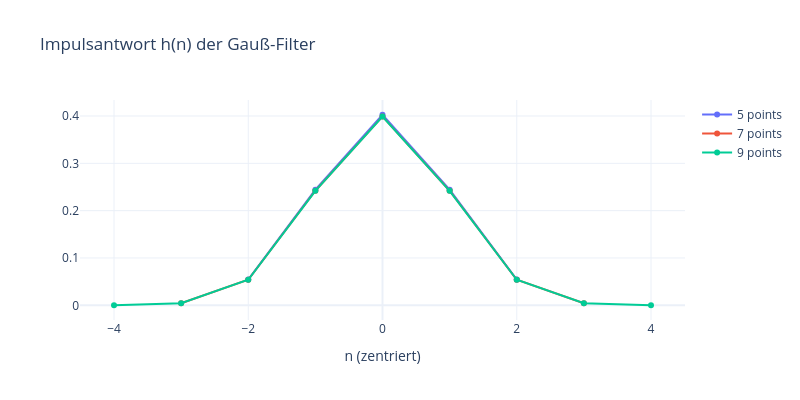
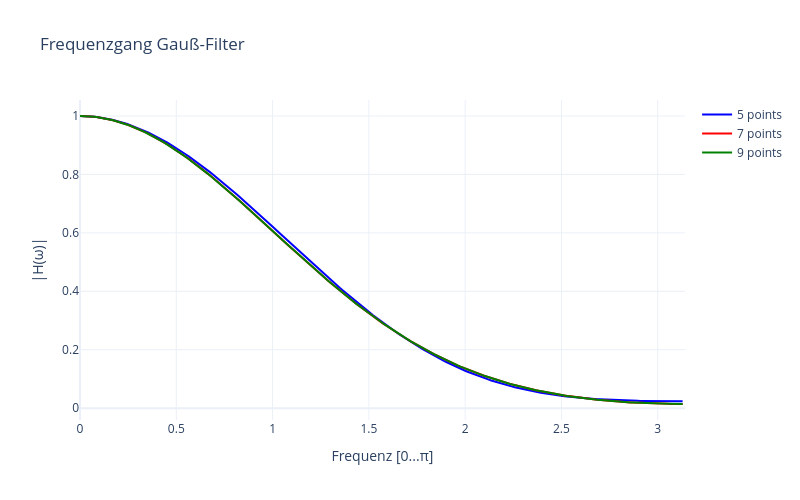

The code cell stored with these charts, in order, in its notebook:
### Markdown cell above
# c) Gauß-Filter

Das Gauß-Filter ist ein Glättungsfilter, dessen Impulsantwort einer Gaußschen Glockenkurve entspricht. Es hat den Vorteil, dass es sowohl im Zeit- als auch im Frequenzbereich "gutmütig" verläuft (kein Überschwingen im Zeitbereich, minimales Produkt aus Zeit- und Bandbreite).

- Sigma ($\sigma$): Bestimmt die Breite der Glockenkurve.
- Impulsantwort: Wir betrachten Filterlängen von 5, 7 und 9 Punkten.

### Code cell
sigma = 1.0
lengths = [5, 7, 9]
kernels = []
H_list_c = []
labels_c = []

# FFT-Vorbereitung (512 Punkte wie im MATLAB Skript)
# Wir plotten nur die erste Hälfte (0 bis pi)
w_fft = np.linspace(0, 2*np.pi, 512, endpoint=False)
w_half = w_fft[:256] 

for n in lengths:
    # 1. Kernel erstellen (analog zu fspecial)
    g = signal.windows.gaussian(n, std=sigma)
    g /= np.sum(g) # Normalisieren auf DC-Gain = 1
    kernels.append(g)
    labels_c.append(f'{n} points')
    
    # 2. Frequenzgang berechnen
    H = np.fft.fft(g, 512)
    H_list_c.append(H[:256]) # Nur positive Frequenzen speichern

# Plot 1: Impulsantworten h(n) (Visualisierung der Glockenkurve)
# Dies machen wir manuell, da unsere Helper-Funktion nur Frequenzgänge plottet
fig_imp = go.Figure()
for i, g in enumerate(kernels):
    # Zentrierte Darstellung (Index relativ zur Mitte)
    x_centered = np.arange(len(g)) - len(g)//2
    fig_imp.add_trace(go.Scatter(x=x_centered, y=g, mode='lines+markers', name=labels_c[i]))
fig_imp.update_layout(title="Impulsantwort h(n) der Gauß-Filter", xaxis_title="n (zentriert)", height=400, width=800)
fig_imp.show()

# Plot 2: Frequenzgänge |H(w)| (Mit unserer Helper-Funktion)
plot_frequency_responses(w_half, H_list_c, labels_c, "Frequenzgang Gauß-Filter")

### Figure 1 — Plotly figure (JSON) as saved in the notebook; plotly's stock layout.template omitted (floating-point values rounded to 4 significant figures)
{"data": [{"mode": "lines+markers", "name": "5 points", "type": "scatter", "x": [-2, -1, 0, 1, 2], "y": [0.05449, 0.2442, 0.4026, 0.2442, 0.05449]}, {"mode": "lines+markers", "name": "7 points", "type": "scatter", "x": [-3, -2, -1, 0, 1, 2, 3], "y": [0.004433, 0.05401, 0.242, 0.3991, 0.242, 0.05401, 0.004433]}, {"mode": "lines+markers", "name": "9 points", "type": "scatter", "x": [-4, -3, -2, -1, 0, 1, 2, 3, 4], "y": [0.0001338, 0.004432, 0.05399, 0.242, 0.3989, 0.242, 0.05399, 0.004432, 0.0001338]}], "layout": {"height": 400, "title": {"text": "Impulsantwort h(n) der Gauß-Filter"}, "width": 800, "xaxis": {"title": {"text": "n (zentriert)"}}}}

### Figure 2 — Plotly figure (JSON) as saved in the notebook; plotly's stock layout.template omitted (floating-point values rounded to 4 significant figures; data arrays with more than 128 entries replaced by an {"elided": "..."} marker saying what was removed)
{"data": [{"line": {"color": "blue"}, "mode": "lines", "name": "5 points", "type": "scatter", "x": {"elided": "256 float values"}, "y": {"elided": "256 float values"}}, {"line": {"color": "red"}, "mode": "lines", "name": "7 points", "type": "scatter", "x": {"elided": "256 float values"}, "y": {"elided": "256 float values"}}, {"line": {"color": "green"}, "mode": "lines", "name": "9 points", "type": "scatter", "x": {"elided": "256 float values"}, "y": {"elided": "256 float values"}}], "layout": {"height": 500, "title": {"text": "Frequenzgang Gauß-Filter"}, "width": 800, "xaxis": {"range": [0, 3.142], "title": {"text": "Frequenz [0...π]"}}, "yaxis": {"title": {"text": "|H(ω)|"}}}}
